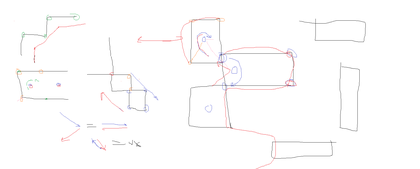
%> input picture Construction/Analysis/Legacy/notes.png, 420 x 169 px, shrunk from 1732 x 696 before the run
$ octave Get_boundary.m   (GNU Octave 9; MATLAB toolbox functions it lacks are replaced by stand-ins)
%> lines starting %> are read from the running program, lines starting %| are printed output that depends on the picture; in (x1, y1, x2, y2) boxes, pixels count from 0 and x2, y2 are one past the last pixel; in counts of white or black regions, pixels touching at a corner belong together; the program's own positions count from 1
### Construction/Analysis/regbound.m
function [fb,Status]=regbound(bnd)

    b=round(bnd);

    % --- Check the boundary matrix dimensions ----------------------------

    if size(b,2)>2 && size(b,1)==2
        b=b';
        Status=1;
    elseif size(b,2)==2 && size(b,1)>2
        Status=1;
    else
        fb=bnd;
        Status=0;
        return;
    end
    % ---------------------------------------------------------------------

    % --- Remove repeated boundary points ---------------------------------

    j=1; nb=b;
    for i=2:size(b,1)
        r=(b(i,1)-b(i-1,1))^2+(b(i,2)-b(i-1,2))^2;
        if r>1e-9
            j=j+1;
            nb(j,:)=b(i,:);
        end
    end
    b=nb(1:j,:);
    % ---------------------------------------------------------------------

    % --- Remove the end point if the same as the first one ---------------

    if b(1,1)==b(end,1) && b(1,2)==b(end,2) && size(b,1)>3
        b=b(1:(end-1),:);
        Status=1;
    elseif (b(1,1)~=b(end,1) || b(1,2)~=b(end,2)) && size(b,1)>3
        Status=1;
    else
        fb=bnd;
        Status=0;
        return;
    end
    %----------------------------------------------------------------------

    % --- Check and fix the diraction of the boundary ---------------------
    y1=b(:,1);
    y2=[b(2:end,1); b(1,1)];
    x1=b(:,2);
    x2=[b(2:end,2); b(1,2)];
    A=sum((x2-x1).*(y2+y1));
    if A<0
        b=flipud(b);
    end
    % ---------------------------------------------------------------------

    bs = b;
    bs(:,1)=b(:,1)-min(b(:,1))+6;
    bs(:,2)=b(:,2)-min(b(:,2))+6;
    xlim = max(bs(:,2))+5;
    ylim = max(bs(:,1))+5;

    nF = poly2mask(bs(:,2),bs(:,1),ylim,xlim);
    nF(ylim*(bs(:,2)-1)+bs(:,1))=1;

    % --- Remove one-pixel-thick appendages -------------------------------

    clF=nF;
    nXb=bs(:,2);
    nYb=bs(:,1);
    nur=1; N=length(nXb);

    while nur>0 && N>2

        dXf=[nXb(2:N); nXb(1)]-nXb;
        dYf=[nYb(2:N); nYb(1)]-nYb;

        dXb=-[dXf(N); dXf(1:(N-1))];
        dYb=-[dYf(N); dYf(1:(N-1))];

        ind=find(abs(dXf-dXb)+abs(dYf-dYb)==0);
        nur=length(ind);
        if nur>0
            for i=1:nur
                clF(nYb(ind(i)),nXb(ind(i)))=0;
            end
            for i=1:nur
                nXb(ind(i))=Inf; nYb(ind(i))=Inf;
                if ind(i)==N
                    nXb(1)=Inf; nYb(1)=Inf;
                else
                    nXb(ind(i)+1)=Inf; nYb(ind(i)+1)=Inf;
                end
            end
            nXb=nXb(nXb~=Inf);
            nYb=nYb(nYb~=Inf);
        end
        N=length(nXb);

    end
    % ---------------------------------------------------------------------

    if N<3
        fb=bnd;
        Status=0;
        return;
    end

    % --- Dilate one-pixel-thick linker -----------------------------------

    fF=clF;
    ind=zeros(1,N);
    j=0;
    for i=1:N %%Removes repeated pixels
        d=abs(nXb(i)-nXb)+abs(nYb(i)-nYb);
        if sum(d==0)>1
            j=j+1;
            ind(j)=i;
        end
    end
    for i=1:j
        if nXb(ind(i))==max(nXb) || nYb(ind(i))==max(nYb)
            fF(nYb(ind(i))-1,nXb(ind(i)))=1;
            fF(nYb(ind(i)),nXb(ind(i))-1)=1;
        else
            fF(nYb(ind(i))+1,nXb(ind(i)))=1;
            fF(nYb(ind(i)),nXb(ind(i))+1)=1;
        end
    end
    fbnd=bwboundaries(fF,'noholes');
    fb=fbnd{1};
    fb(:,1)=fb(:,1)+min(b(:,1))-6;
    fb(:,2)=fb(:,2)+min(b(:,2))-6;
    % ---------------------------------------------------------------------

    % --- Remove the end point if the same as the first one ---------------

    if fb(1,1)==fb(end,1) && fb(1,2)==fb(end,2) && size(fb,1)>3
        fb=fb(1:(end-1),:);
        Status=1;
    elseif (fb(1,1)~=fb(end,1) || fb(1,2)~=fb(end,2)) && size(fb,1)>3
        Status=1;
    else
        fb=bnd;
        Status=0;
        return;
    end
    %----------------------------------------------------------------------

### Construction/Analysis/Legacy/Get_boundary.m
[filename,pathname,filterindex] = uigetfile('*.tif','Choose a masked TIFF-image ');
%> the answer given: notes.png

if filename~=0

   image = imread([pathname filename], 1);
%> image is the input picture: size 169x420x3 uint8; mean R, G, B 253.1, 252.4, 252.6
   if length(size(image))==3
       image=image(:,:,1);
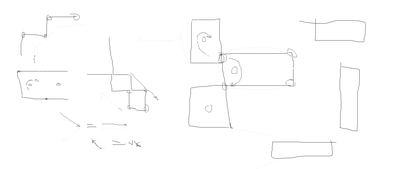
%> image: size 169x420 uint8; min 88, max 255, mean 253.1
   end
   image = cast(image, 'double');
%> image: size 169x420 double
   image(image>0)=1;
%> image: size 169x420 double; every value is 1

   [B,L]=bwboundaries(image,'noholes');
%> B = 1 boundary; box (x1, y1, x2, y2) and points: (0, 0, 420, 169) 1175
   A=regionprops(logical(image),'Area');
%> A = 1 region; Area: 70980
   Area=[A.Area];
%> Area = 70980
   [~,ind]=max(Area);
%> ind = 1
   if ~isempty(ind)
       [b,~]=regbound(B{ind});
%> in regbound, `b=round(bnd);`: b = 1175 rows, first 12: [1 1; 1 2; 1 3; 1 4; 1 5; 1 6; 1 7; 1 8; 1 9; 1 10; 1 11; 1 12]
%> in regbound, `nb=b`: nb has the same summary as b
%> after the loop in regbound, `for i=2:size(b,1)`: j = 1175
%> in regbound, `b=b(1:(end-1),:);`: b = 1174 rows, first 12: [1 1; 1 2; 1 3; 1 4; 1 5; 1 6; 1 7; 1 8; 1 9; 1 10; 1 11; 1 12]
%> in regbound, `y1=b(:,1);`: y1 = 1174 values, max 169 at index 588, min 1 at index 1, mean 85
%> in regbound, `y2=[b(2:end,1); b(1,1)];`: y2 = 1174 values, max 169 at index 587, min 1 at index 1, mean 85
%> in regbound, `x1=b(:,2);`: x1 = 1174 values, max 420 at index 420, min 1 at index 1, mean 210.5
%> in regbound, `x2=[b(2:end,2); b(1,2)];`: x2 = 1174 values, max 420 at index 419, min 1 at index 1006, mean 210.5
%> in regbound, `A=sum((x2-x1).*(y2+y1));`: A = -140784
%> in regbound, `b=flipud(b);`: b = 1174 rows, first 12: [2 1; 3 1; 4 1; 5 1; 6 1; 7 1; 8 1; 9 1; 10 1; 11 1; 12 1; 13 1]
%> in regbound, `bs = b;`: bs has the same summary as b
%> in regbound, `xlim = max(bs(:,2))+5;`: xlim = 430
%> in regbound, `ylim = max(bs(:,1))+5;`: ylim = 179
%> in regbound, `nF = poly2mask(bs(:,2),bs(:,1),ylim,xlim);`:
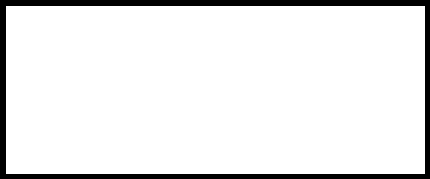
%> nF: size 179x430 logical; 91.5% white; 1 black region, box (x1, y1, x2, y2) and area: (0, 0, 430, 179) 6578
%> in regbound, `nF(ylim*(bs(:,2)-1)+bs(:,1))=1;`:
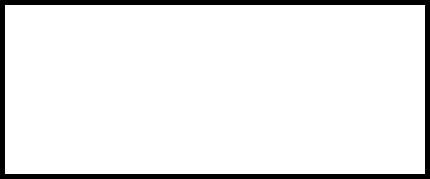
%> nF: size 179x430 logical; 92.2% white; 1 black region, box (x1, y1, x2, y2) and area: (0, 0, 430, 179) 5990
%> in regbound, `nXb=bs(:,2);`: nXb = 1174 values, max 425 at index 587, min 6 at index 1, mean 215.5
%> in regbound, `nYb=bs(:,1);`: nYb = 1174 values, max 174 at index 168, min 6 at index 755, mean 90
%> in regbound, `N=length(nXb)`: N = 1174
%> the loop in regbound, `while nur>0 && N>2` made 1 pass
%> (nur, N) on pass 1: (0, 1174)
%> after the loop in regbound, `for i=1:N`: ind = 1174 values from 0 to 0; j = 0
%> in regbound, `fbnd=bwboundaries(fF,'noholes');`: fbnd = 1 boundary; box (x1, y1, x2, y2) and points: (5, 5, 425, 174) 1175
%> in regbound, `fb=fbnd{1};`: fb = 1175 rows, first 12: [6 6; 6 7; 6 8; 6 9; 6 10; 6 11; 6 12; 6 13; 6 14; 6 15; 6 16; 6 17]
%> in regbound, `fb=fb(1:(end-1),:);`: fb = 1174 rows, first 12: [1 1; 1 2; 1 3; 1 4; 1 5; 1 6; 1 7; 1 8; 1 9; 1 10; 1 11; 1 12]
%> b has the same summary as fb in regbound
       L(L~=ind)=0; L(L==ind)=1;
   end

   figure;
   colormap('jet');
   imagesc(1-image);
   hold on;
   plot([b(:,2); b(1,2)],[b(:,1); b(1,1)],'y','LineWidth',2);
   axis image;
   axis off;
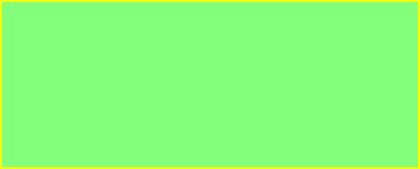
%> figure redrawn from the program's plot data
end
